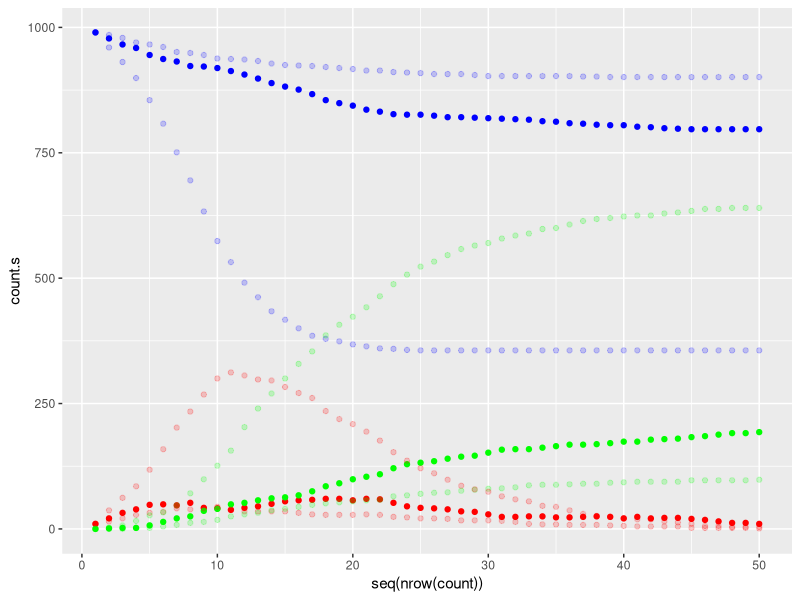
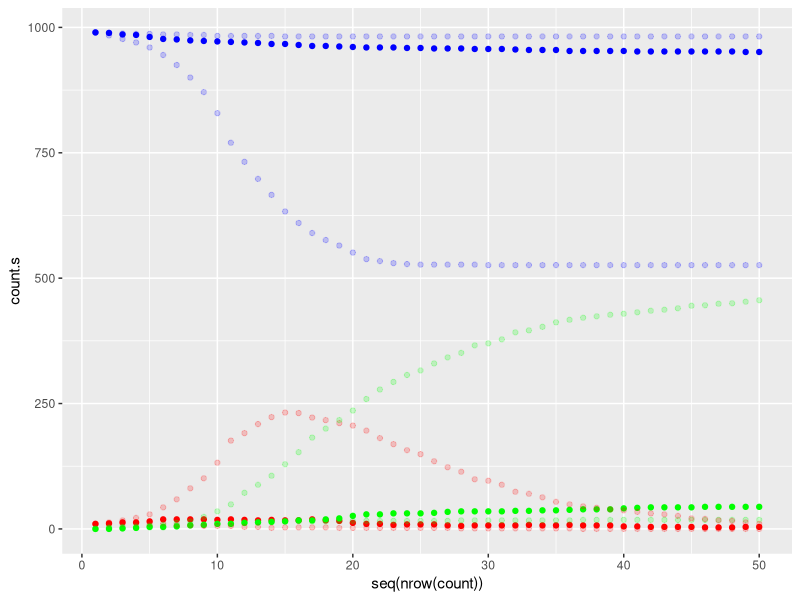
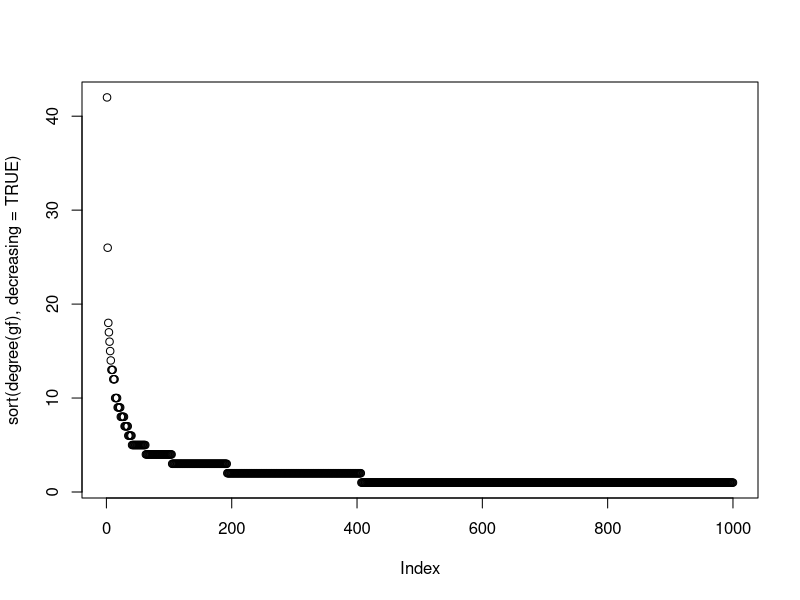
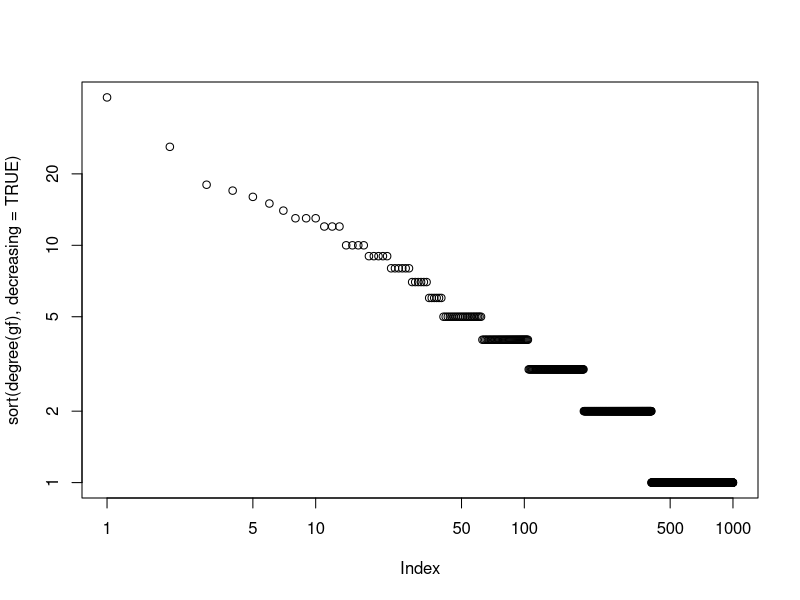
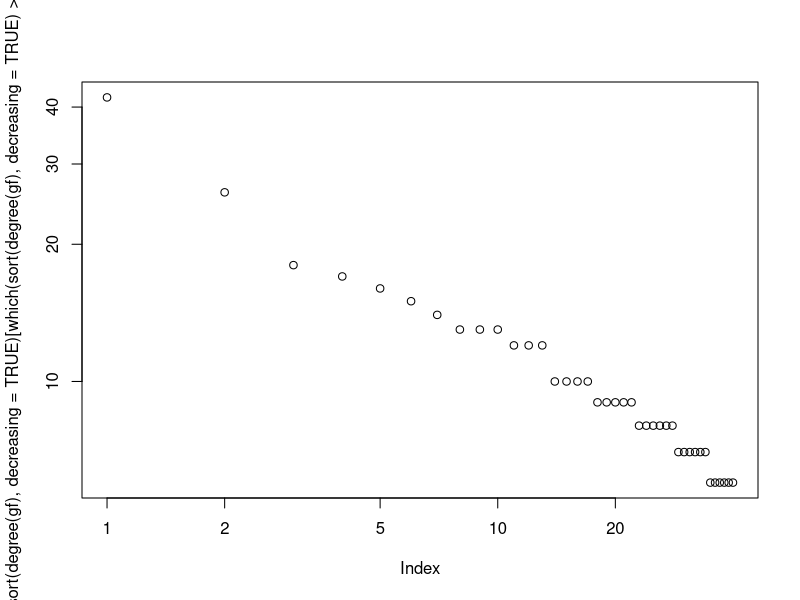
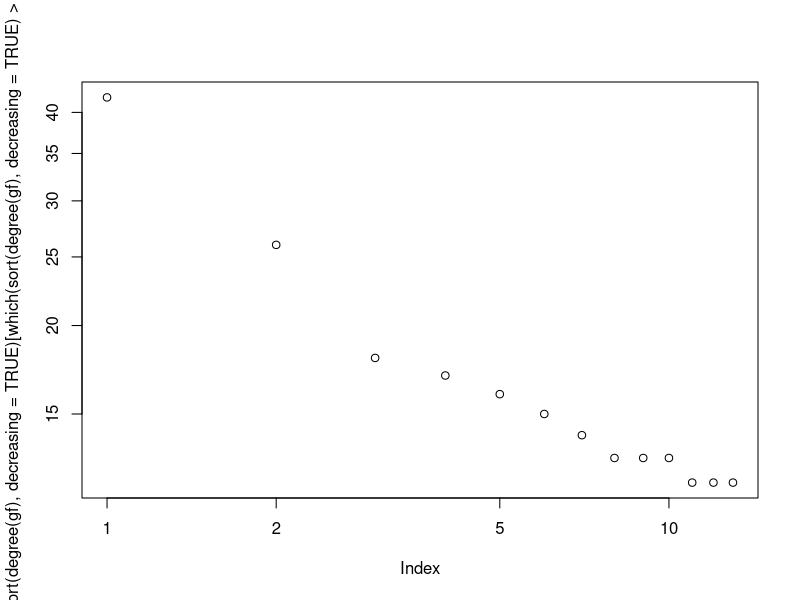

Reproduce these figures in R, in order. (Note: this script raises an error after producing the figures.)
## ---- chunk 1
knitr::opts_chunk$set(fig.width=8, fig.height=8, fig.align="center", echo=TRUE, warning=FALSE, message=FALSE)
library(knitr)
library(igraph)
library(ggplot2)
## ---- chunk 2
set.seed(2021)
gf <- sample_pa(1000, directed=F)
A <- as_adjacency_matrix(gf)
beta <- 0.1
beta_b <- 0.05
beta_B <- 0.4
gamma <- 0.1

I <- rep(1, 1000)
positions <- order(eigen_centrality(gf)$vector, decreasing = TRUE)[1:10]
x0 <- rep(0, 1000)
x0[positions] <- 1
s0 <- I - x0
r0 <- rep(0, 1000)
v <- list(s = s0, x = x0, r = r0)
v_b <- list(s = s0, x = x0, r = r0)
v_B <- list(s = s0, x = x0, r = r0)
count <- list(s = sum(v$s), x = sum(v$x), r = sum(v$r))
count_b <- list(s = sum(v$s), x = sum(v$x), r = sum(v$r))
count_B <- list(s = sum(v$s), x = sum(v$x), r = sum(v$r))

upd <- function(s, x, r, b, g) {
  probs_x <- pmin(pmax(b * s * (A %*% x) - g * x, 0), 1)
  probs_r <- pmin(pmax(g * x, 0), 1)
  for(i in seq(length(x))) {
    if(x[i] == 1 & rbinom(1,1,probs_r[i]) == 1) {
      r[i] <- 1
      x[i] <- 0
    }
    if(s[i] == 1 & rbinom(1,1,probs_x[i]) == 1) {
      x[i] <- 1
      s[i] <- 0
    }
  }
  return(list(s = s, x = x, r = r))
}

n <- 50
for(i in 2:n) {
  v <- upd(v$s, v$x, v$r, beta, gamma)
  count$s[i] <- sum(v$s)
  count$x[i] <- sum(v$x)
  count$r[i] <- sum(v$r)
  v_b <- upd(v_b$s, v_b$x, v_b$r, beta_b, gamma)
  count_b$s[i] <- sum(v_b$s)
  count_b$x[i] <- sum(v_b$x)
  count_b$r[i] <- sum(v_b$r)
  v_B <- upd(v_B$s, v_B$x, v_B$r, beta_B, gamma)
  count_B$s[i] <- sum(v_B$s)
  count_B$x[i] <- sum(v_B$x)
  count_B$r[i] <- sum(v_B$r)
}

count <- data.frame(count$s, count$x, count$r, count_b$s, count_b$x, count_b$r, count_B$s, count_B$x, count_B$r)

ggplot(count) +
  geom_point(aes(x = seq(nrow(count)), y = count.s), color = "blue") +
  geom_point(aes(x = seq(nrow(count)), y = count.x), color = "red") +
  geom_point(aes(x = seq(nrow(count)), y = count.r), color = "green") +
  geom_point(aes(x = seq(nrow(count)), y = count_b.s), color = "blue", alpha = 0.2) +
  geom_point(aes(x = seq(nrow(count)), y = count_b.x), color = "red", alpha = 0.2) +
  geom_point(aes(x = seq(nrow(count)), y = count_b.r), color = "green", alpha = 0.2) +
  geom_point(aes(x = seq(nrow(count)), y = count_B.s), color = "blue", alpha = 0.2) +
  geom_point(aes(x = seq(nrow(count)), y = count_B.x), color = "red", alpha = 0.2) +
  geom_point(aes(x = seq(nrow(count)), y = count_B.r), color = "green", alpha = 0.2)

## ---- chunk 3
positions <- sample(1:1000, 10)
x0 <- rep(0, 1000)
x0[positions] <- 1

v <- list(s = s0, x = x0, r = r0)
v_b <- list(s = s0, x = x0, r = r0)
v_B <- list(s = s0, x = x0, r = r0)
count <- list(s = sum(v$s), x = sum(v$x), r = sum(v$r))
count_b <- list(s = sum(v$s), x = sum(v$x), r = sum(v$r))
count_B <- list(s = sum(v$s), x = sum(v$x), r = sum(v$r))

n <- 50
for(i in 2:n) {
  v <- upd(v$s, v$x, v$r, beta, gamma)
  count$s[i] <- sum(v$s)
  count$x[i] <- sum(v$x)
  count$r[i] <- sum(v$r)
  v_b <- upd(v_b$s, v_b$x, v_b$r, beta_b, gamma)
  count_b$s[i] <- sum(v_b$s)
  count_b$x[i] <- sum(v_b$x)
  count_b$r[i] <- sum(v_b$r)
  v_B <- upd(v_B$s, v_B$x, v_B$r, beta_B, gamma)
  count_B$s[i] <- sum(v_B$s)
  count_B$x[i] <- sum(v_B$x)
  count_B$r[i] <- sum(v_B$r)
}

count <- data.frame(count$s, count$x, count$r, count_b$s, count_b$x, count_b$r, count_B$s, count_B$x, count_B$r)

ggplot(count) +
  geom_point(aes(x = seq(nrow(count)), y = count.s), color = "blue") +
  geom_point(aes(x = seq(nrow(count)), y = count.x), color = "red") +
  geom_point(aes(x = seq(nrow(count)), y = count.r), color = "green") +
  geom_point(aes(x = seq(nrow(count)), y = count_b.s), color = "blue", alpha = 0.2) +
  geom_point(aes(x = seq(nrow(count)), y = count_b.x), color = "red", alpha = 0.2) +
  geom_point(aes(x = seq(nrow(count)), y = count_b.r), color = "green", alpha = 0.2) +
  geom_point(aes(x = seq(nrow(count)), y = count_B.s), color = "blue", alpha = 0.2) +
  geom_point(aes(x = seq(nrow(count)), y = count_B.x), color = "red", alpha = 0.2) +
  geom_point(aes(x = seq(nrow(count)), y = count_B.r), color = "green", alpha = 0.2)
## ---- chunk 4
plot(sort(degree(gf), decreasing = TRUE))
## ---- chunk 5
plot(sort(degree(gf), decreasing = TRUE), log = "xy")
## ---- chunk 6
plot(sort(degree(gf), decreasing = TRUE)[which(sort(degree(gf), decreasing = TRUE) > 5)], log = "xy")

plot(sort(degree(gf), decreasing = TRUE)[which(sort(degree(gf), decreasing = TRUE) > 10)], log = "xy")


which(D>0)[-(1:10)]


